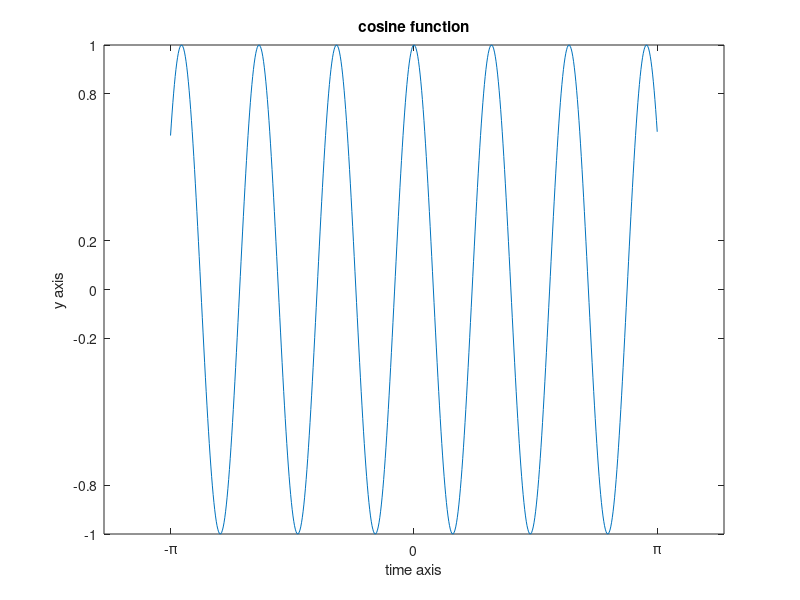

This chart was generated by the following MATLAB code:
clc; close all; clear all;
t=-pi:0.01:pi;
y = cos(2*pi*t);
plot(t,y);
xticks([-3*pi -2*pi -pi 0 pi 2*pi 3*pi])
xticklabels({'-3\pi','-2\pi','-\pi','0','\pi','2\pi','3\pi'})
yticks([-1 -0.8 -0.2 0 0.2 0.8 1])
xlabel('time axis');
ylabel('y axis');
title('cosine function');